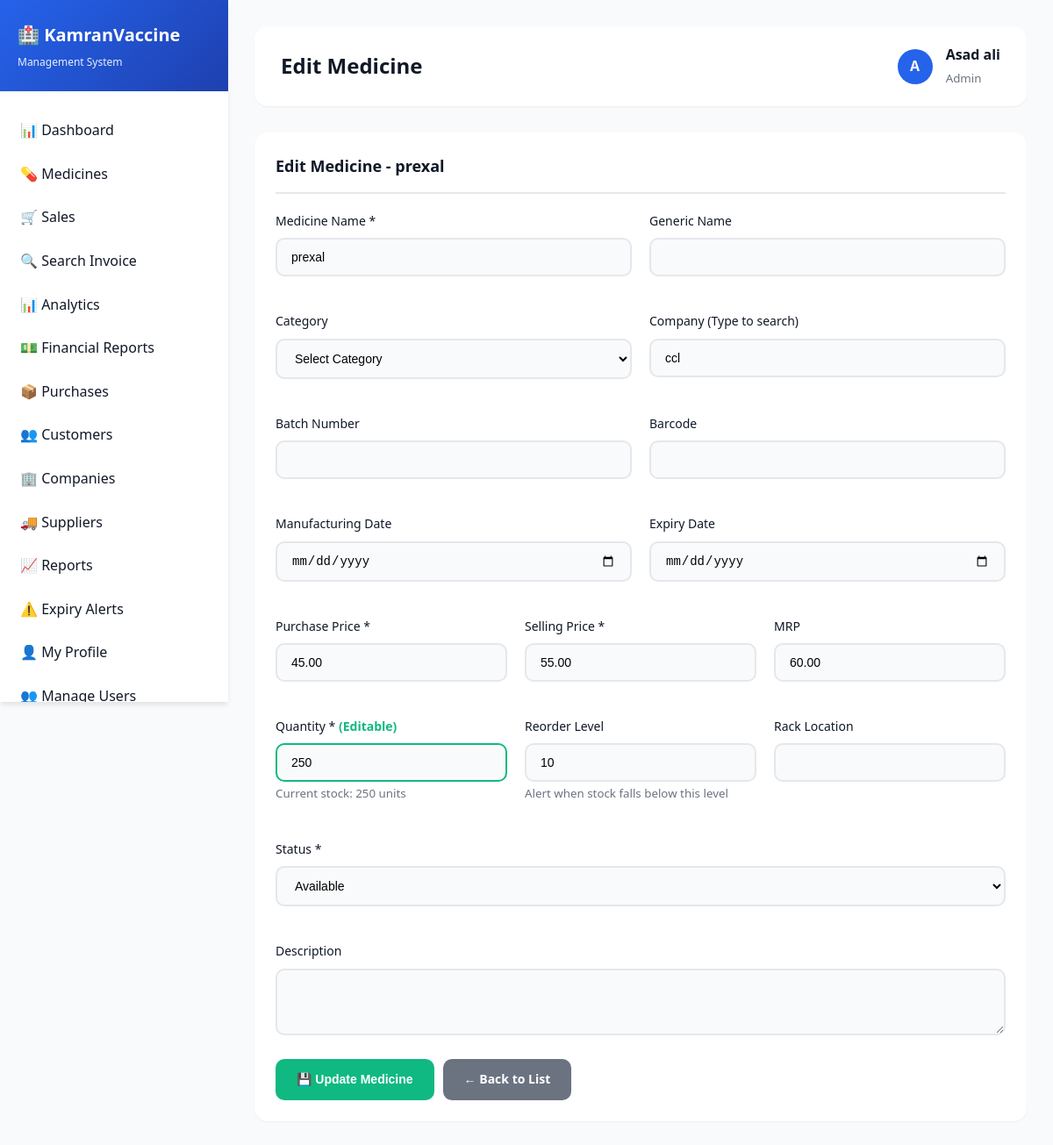
Before: /admin/edit_medicine.php?id=7 (signed in) with the older database file.
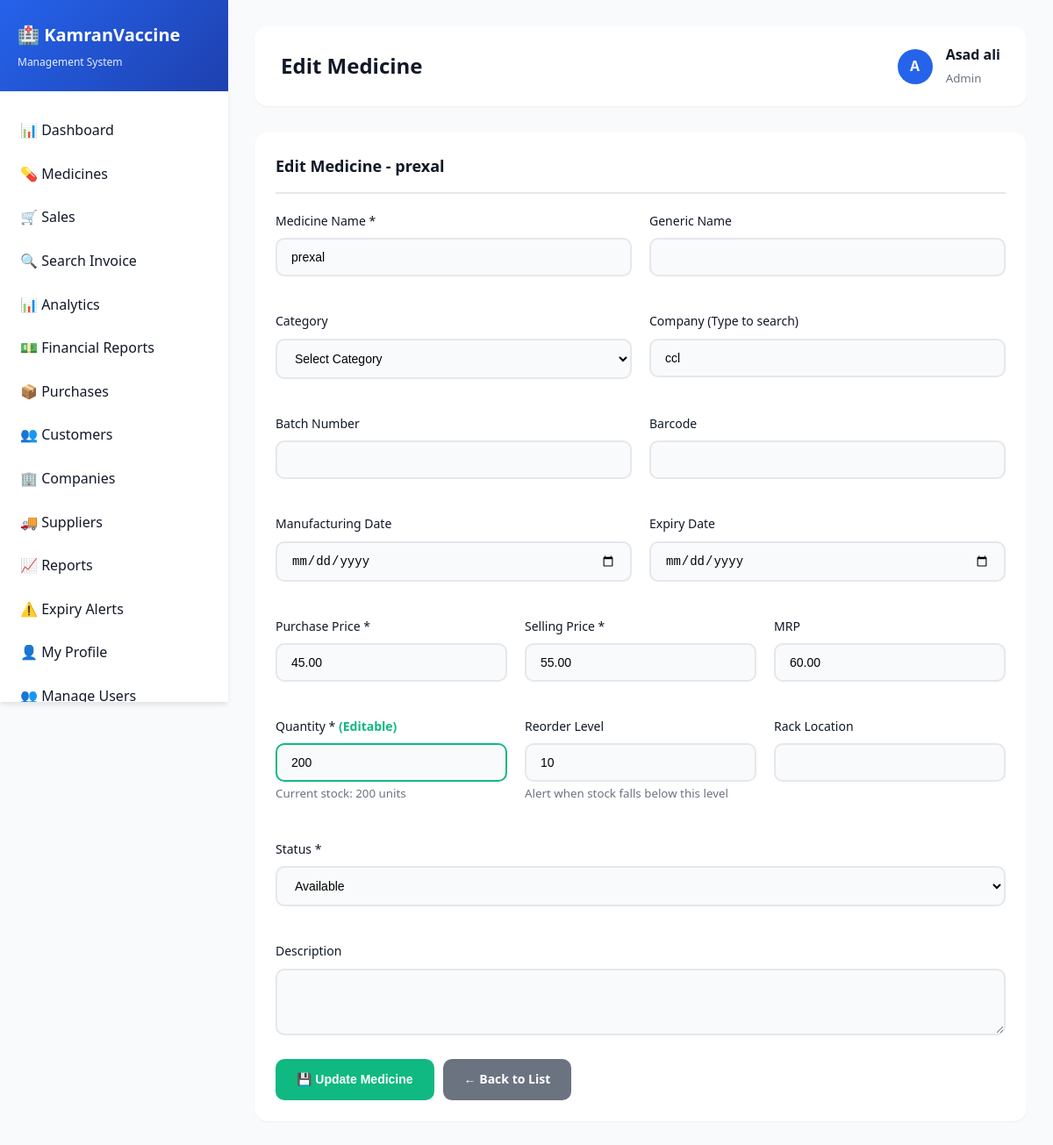
After: the same page with the newer database file.
### tables this page shows
CREATE TABLE `medicines` (
  `id` int(11) NOT NULL AUTO_INCREMENT,
  `medicine_name` varchar(255) NOT NULL,
  `generic_name` varchar(255) DEFAULT NULL,
  `category_id` int(11) DEFAULT NULL,
  `company_id` int(11) DEFAULT NULL,
  `batch_number` varchar(100) DEFAULT NULL,
  `barcode` varchar(100) DEFAULT NULL,
  `manufacturing_date` date DEFAULT NULL,
  `expiry_date` date DEFAULT NULL,
  `purchase_price` decimal(10,2) NOT NULL,
  `selling_price` decimal(10,2) NOT NULL,
  `mrp` decimal(10,2) DEFAULT NULL,
  `quantity` int(11) DEFAULT 0,
  `reorder_level` int(11) DEFAULT 10,
  `rack_location` varchar(100) DEFAULT NULL,
  `description` text DEFAULT NULL,
  `side_effects` text DEFAULT NULL,
  `dosage` varchar(255) DEFAULT NULL,
  `status` enum('available','out_of_stock','expired') DEFAULT 'available',
  `created_at` timestamp NOT NULL DEFAULT current_timestamp(),
  `updated_at` timestamp NOT NULL DEFAULT current_timestamp() ON UPDATE current_timestamp(),
  PRIMARY KEY (`id`),
  UNIQUE KEY `barcode` (`barcode`),
  KEY `company_id` (`company_id`),
  KEY `category_id` (`category_id`),
  KEY `idx_medicine_name` (`medicine_name`),
  KEY `idx_barcode` (`barcode`),
  KEY `idx_expiry` (`expiry_date`),
  KEY `idx_status` (`status`),
  CONSTRAINT `medicines_ibfk_1` FOREIGN KEY (`company_id`) REFERENCES `companies` (`id`) ON DELETE SET NULL,
  CONSTRAINT `medicines_ibfk_2` FOREIGN KEY (`category_id`) REFERENCES `categories` (`id`) ON DELETE SET NULL
);

### admin/edit_medicine.php (the view, shortened to what the changed rows need)
<?php
include("includes/header.php");
$medicine_id = intval($_GET['id']);
if (isset($_POST['submit'])) {
    $medicine_name = mysqli_real_escape_string($conn, $_POST['medicine_name']);
    $generic_name = mysqli_real_escape_string($conn, $_POST['generic_name']);
    $category_id = !empty($_POST['category_id']) ? intval($_POST['category_id']) : 'NULL';
    $company_id = !empty($_POST['company_id']) ? intval($_POST['company_id']) : 'NULL';
    $batch_number = !empty($_POST['batch_number']) ? "'" . mysqli_real_escape_string($conn, $_POST['batch_number']) . "'" : 'NULL';
    $barcode = !empty($_POST['barcode']) ? "'" . mysqli_real_escape_string($conn, $_POST['barcode']) . "'" : 'NULL';
    $manufacturing_date = !empty($_POST['manufacturing_date']) ? "'" . $_POST['manufacturing_date'] . "'" : 'NULL';
    $expiry_date = !empty($_POST['expiry_date']) ? "'" . $_POST['expiry_date'] . "'" : 'NULL';
    $purchase_price = floatval($_POST['purchase_price']);
    $selling_price = floatval($_POST['selling_price']);
    $mrp = !empty($_POST['mrp']) ? floatval($_POST['mrp']) : 'NULL';
    $quantity = intval($_POST['quantity']);
    $reorder_level = intval($_POST['reorder_level']);
    $rack_location = !empty($_POST['rack_location']) ? "'" . mysqli_real_escape_string($conn, $_POST['rack_location']) . "'" : 'NULL';
    $description = !empty($_POST['description']) ? "'" . mysqli_real_escape_string($conn, $_POST['description']) . "'" : 'NULL';
    $status = mysqli_real_escape_string($conn, $_POST['status']);
    $query = "UPDATE medicines SET
              medicine_name = '$medicine_name',
              generic_name = '$generic_name',
              category_id = $category_id,
              company_id = $company_id,
              batch_number = $batch_number,
              barcode = $barcode,
              manufacturing_date = $manufacturing_date,
              expiry_date = $expiry_date,
              purchase_price = $purchase_price,
              selling_price = $selling_price,
              mrp = $mrp,
              quantity = $quantity,
              reorder_level = $reorder_level,
              rack_location = $rack_location,
              description = $description,
              status = '$status'
              WHERE id = $medicine_id";
    if (mysqli_query($conn, $query)) {
        include("includes/log_activity.php");
        $user_id = $_SESSION['user_id'];
        $details = "Updated medicine: $medicine_name (ID: $medicine_id), Quantity: $quantity";
        log_activity($conn, $user_id, 'Medicine Updated', 'medicines', $medicine_id, $details);
        $_SESSION['success'] = "Medicine updated successfully! New quantity: $quantity";
        header("Location: edit_medicine.php?id=$medicine_id");
        exit();
    } else {
        $error = "Error: " . mysqli_error($conn);
    }
} else {
    $medicine_query = mysqli_query($conn, "SELECT * FROM medicines WHERE id = $medicine_id");
    $medicine = mysqli_fetch_assoc($medicine_query);
}
?>
<div class="card">
    <div class="card-header">
        <h3>Edit Medicine - <?php echo htmlspecialchars($medicine['medicine_name']); ?></h3>
    </div>
    <div class="card-body">
        <form method="POST" action="">
            <div class="form-row">
                <div class="form-group">
                    <label>Medicine Name *</label>
                    <input type="text" name="medicine_name" class="form-control" value="<?php echo htmlspecialchars($medicine['medicine_name']); ?>" required>
                </div>
            </div>
            <div class="form-row">
                <div class="form-group">
                    <label>Manufacturing Date</label>
                    <input type="date" name="manufacturing_date" class="form-control" value="<?php echo $medicine['manufacturing_date']; ?>">
                </div>
                <div class="form-group">
                    <label>Expiry Date</label>
                    <input type="date" name="expiry_date" class="form-control" value="<?php echo $medicine['expiry_date']; ?>">
                </div>
            </div>
            <div class="form-row">
                <div class="form-group">
                    <label>Purchase Price *</label>
                    <input type="number" step="0.01" name="purchase_price" class="form-control" value="<?php echo $medicine['purchase_price']; ?>" required>
                </div>
                <div class="form-group">
                    <label>Selling Price *</label>
                    <input type="number" step="0.01" name="selling_price" class="form-control" value="<?php echo $medicine['selling_price']; ?>" required>
                </div>
                <div class="form-group">
                    <label>MRP</label>
                    <input type="number" step="0.01" name="mrp" class="form-control" value="<?php echo $medicine['mrp']; ?>">
                </div>
            </div>
            <div class="form-row">
                <div class="form-group">
                    <label>Quantity * <span style="color: #10b981; font-weight: bold;">(Editable)</span></label>
                    <input type="number" name="quantity" class="form-control" value="<?php echo $medicine['quantity']; ?>" required style="border: 2px solid #10b981;">
                    <small class="text-muted">Current stock: <?php echo $medicine['quantity']; ?> units</small>
                </div>
                <div class="form-group">
                    <label>Reorder Level</label>
                    <input type="number" name="reorder_level" class="form-control" value="<?php echo $medicine['reorder_level']; ?>">
                    <small class="text-muted">Alert when stock falls below this level</small>
                </div>
            </div>
            <div class="form-row">
                <div class="form-group">
                    <label>Status *</label>
                    <select name="status" class="form-control" required>
                        <option value="available" <?php echo $medicine['status'] == 'available' ? 'selected' : ''; ?>>Available</option>
                    </select>
                </div>
            </div>
        </form>
    </div>
</div>
<?php include("includes/footer.php"); ?>

Changed rows visible on the page:
changed medicines "prexal": quantity "250" → "200"
